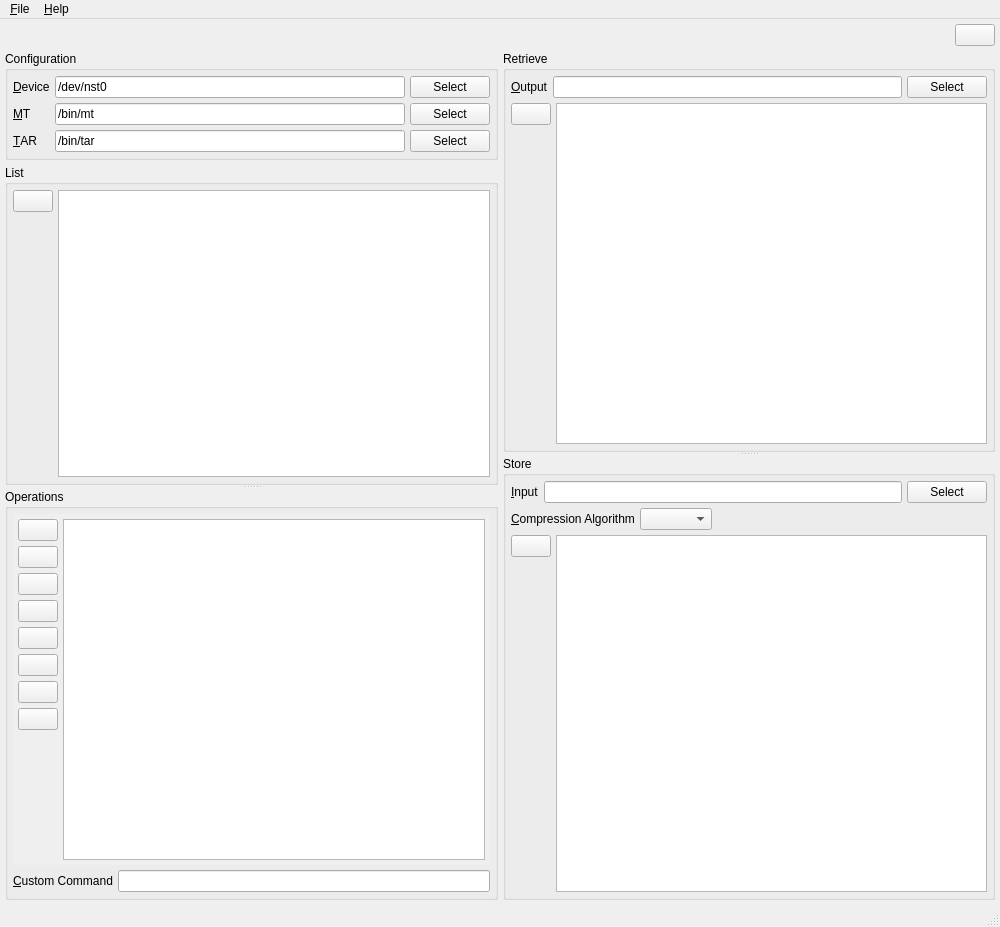
<?xml version="1.0" encoding="UTF-8"?>
<ui version="4.0">
 <class>spinware</class>
 <widget class="QMainWindow" name="spinware">
  <property name="geometry">
   <rect>
    <x>0</x>
    <y>0</y>
    <width>1000</width>
    <height>927</height>
   </rect>
  </property>
  <property name="windowTitle">
   <string>spinware</string>
  </property>
  <widget class="QWidget" name="centralwidget">
   <layout class="QVBoxLayout" name="verticalLayout">
    <property name="spacing">
     <number>5</number>
    </property>
    <property name="margin">
     <number>5</number>
    </property>
    <item>
     <layout class="QHBoxLayout" name="horizontalLayout_4">
      <property name="spacing">
       <number>5</number>
      </property>
      <item>
       <spacer name="horizontalSpacer_2">
        <property name="orientation">
         <enum>Qt::Horizontal</enum>
        </property>
        <property name="sizeHint" stdset="0">
         <size>
          <width>40</width>
          <height>20</height>
         </size>
        </property>
       </spacer>
      </item>
      <item>
       <widget class="QPushButton" name="abort">
        <property name="toolTip">
         <string>Abort Current Task</string>
        </property>
        <property name="icon">
         <iconset resource="../Icons/icons.qrc">
          <normaloff>:/process-stop.png</normaloff>:/process-stop.png</iconset>
        </property>
        <property name="iconSize">
         <size>
          <width>48</width>
          <height>48</height>
         </size>
        </property>
       </widget>
      </item>
     </layout>
    </item>
    <item>
     <layout class="QHBoxLayout" name="horizontalLayout_7">
      <property name="spacing">
       <number>5</number>
      </property>
      <item>
       <widget class="QSplitter" name="splitter">
        <property name="orientation">
         <enum>Qt::Vertical</enum>
        </property>
        <widget class="QWidget" name="layoutWidget">
         <layout class="QVBoxLayout" name="verticalLayout_2">
          <property name="spacing">
           <number>5</number>
          </property>
          <item>
           <widget class="QGroupBox" name="groupBox">
            <property name="title">
             <string>Configuration</string>
            </property>
            <layout class="QGridLayout" name="gridLayout">
             <property name="margin">
              <number>5</number>
             </property>
             <property name="spacing">
              <number>5</number>
             </property>
             <item row="0" column="0">
              <widget class="QLabel" name="label_6">
               <property name="text">
                <string>&amp;Device</string>
               </property>
               <property name="buddy">
                <cstring>device</cstring>
               </property>
              </widget>
             </item>
             <item row="0" column="1">
              <widget class="QLineEdit" name="device">
               <property name="text">
                <string>/dev/nst0</string>
               </property>
              </widget>
             </item>
             <item row="0" column="2">
              <widget class="QPushButton" name="device_select">
               <property name="text">
                <string>Select</string>
               </property>
              </widget>
             </item>
             <item row="1" column="0">
              <widget class="QLabel" name="label">
               <property name="text">
                <string>&amp;MT</string>
               </property>
               <property name="buddy">
                <cstring>mt</cstring>
               </property>
              </widget>
             </item>
             <item row="1" column="1">
              <widget class="QLineEdit" name="mt">
               <property name="text">
                <string>/bin/mt</string>
               </property>
              </widget>
             </item>
             <item row="1" column="2">
              <widget class="QPushButton" name="mt_select">
               <property name="text">
                <string>Select</string>
               </property>
              </widget>
             </item>
             <item row="2" column="0">
              <widget class="QLabel" name="label_2">
               <property name="text">
                <string>&amp;TAR</string>
               </property>
               <property name="buddy">
                <cstring>tar</cstring>
               </property>
              </widget>
             </item>
             <item row="2" column="1">
              <widget class="QLineEdit" name="tar">
               <property name="text">
                <string>/bin/tar</string>
               </property>
              </widget>
             </item>
             <item row="2" column="2">
              <widget class="QPushButton" name="tar_select">
               <property name="text">
                <string>Select</string>
               </property>
              </widget>
             </item>
            </layout>
           </widget>
          </item>
          <item>
           <widget class="QGroupBox" name="groupBox_3">
            <property name="title">
             <string>List</string>
            </property>
            <layout class="QHBoxLayout" name="horizontalLayout_5">
             <property name="spacing">
              <number>5</number>
             </property>
             <property name="margin">
              <number>5</number>
             </property>
             <item>
              <layout class="QVBoxLayout" name="verticalLayout_4">
               <property name="spacing">
                <number>5</number>
               </property>
               <item>
                <widget class="QPushButton" name="list_list">
                 <property name="toolTip">
                  <string>List</string>
                 </property>
                 <property name="icon">
                  <iconset resource="../Icons/icons.qrc">
                   <normaloff>:/view-list-details-symbolic.png</normaloff>:/view-list-details-symbolic.png</iconset>
                 </property>
                 <property name="iconSize">
                  <size>
                   <width>32</width>
                   <height>32</height>
                  </size>
                 </property>
                </widget>
               </item>
               <item>
                <spacer name="verticalSpacer_2">
                 <property name="orientation">
                  <enum>Qt::Vertical</enum>
                 </property>
                 <property name="sizeHint" stdset="0">
                  <size>
                   <width>20</width>
                   <height>40</height>
                  </size>
                 </property>
                </spacer>
               </item>
              </layout>
             </item>
             <item>
              <widget class="QTextBrowser" name="list">
               <property name="font">
                <font>
                 <family>Monospace</family>
                </font>
               </property>
              </widget>
             </item>
            </layout>
           </widget>
          </item>
         </layout>
        </widget>
        <widget class="QGroupBox" name="groupBox_2">
         <property name="title">
          <string>Operations</string>
         </property>
         <layout class="QVBoxLayout" name="verticalLayout_5">
          <property name="spacing">
           <number>5</number>
          </property>
          <property name="margin">
           <number>5</number>
          </property>
          <item>
           <widget class="QScrollArea" name="scrollArea">
            <property name="frameShape">
             <enum>QFrame::NoFrame</enum>
            </property>
            <property name="widgetResizable">
             <bool>true</bool>
            </property>
            <widget class="QWidget" name="scrollAreaWidgetContents">
             <property name="geometry">
              <rect>
               <x>0</x>
               <y>0</y>
               <width>474</width>
               <height>396</height>
              </rect>
             </property>
             <layout class="QVBoxLayout" name="verticalLayout_7">
              <property name="spacing">
               <number>5</number>
              </property>
              <property name="margin">
               <number>5</number>
              </property>
              <item>
               <layout class="QHBoxLayout" name="horizontalLayout_2">
                <property name="spacing">
                 <number>5</number>
                </property>
                <item>
                 <layout class="QVBoxLayout" name="verticalLayout_3">
                  <property name="spacing">
                   <number>5</number>
                  </property>
                  <item>
                   <widget class="QPushButton" name="backward">
                    <property name="toolTip">
                     <string>Backward</string>
                    </property>
                    <property name="icon">
                     <iconset resource="../Icons/icons.qrc">
                      <normaloff>:/go-previous.png</normaloff>:/go-previous.png</iconset>
                    </property>
                    <property name="iconSize">
                     <size>
                      <width>32</width>
                      <height>32</height>
                     </size>
                    </property>
                   </widget>
                  </item>
                  <item>
                   <widget class="QPushButton" name="eject">
                    <property name="toolTip">
                     <string>Eject</string>
                    </property>
                    <property name="icon">
                     <iconset resource="../Icons/icons.qrc">
                      <normaloff>:/media-eject.png</normaloff>:/media-eject.png</iconset>
                    </property>
                    <property name="iconSize">
                     <size>
                      <width>32</width>
                      <height>32</height>
                     </size>
                    </property>
                   </widget>
                  </item>
                  <item>
                   <widget class="QPushButton" name="end">
                    <property name="toolTip">
                     <string>End</string>
                    </property>
                    <property name="icon">
                     <iconset resource="../Icons/icons.qrc">
                      <normaloff>:/go-last.png</normaloff>:/go-last.png</iconset>
                    </property>
                    <property name="iconSize">
                     <size>
                      <width>32</width>
                      <height>32</height>
                     </size>
                    </property>
                   </widget>
                  </item>
                  <item>
                   <widget class="QPushButton" name="erase">
                    <property name="toolTip">
                     <string>Erase!</string>
                    </property>
                    <property name="icon">
                     <iconset resource="../Icons/icons.qrc">
                      <normaloff>:/list-remove.png</normaloff>:/list-remove.png</iconset>
                    </property>
                    <property name="iconSize">
                     <size>
                      <width>32</width>
                      <height>32</height>
                     </size>
                    </property>
                   </widget>
                  </item>
                  <item>
                   <widget class="QPushButton" name="forward">
                    <property name="toolTip">
                     <string>Forward</string>
                    </property>
                    <property name="icon">
                     <iconset resource="../Icons/icons.qrc">
                      <normaloff>:/go-next.png</normaloff>:/go-next.png</iconset>
                    </property>
                    <property name="iconSize">
                     <size>
                      <width>32</width>
                      <height>32</height>
                     </size>
                    </property>
                   </widget>
                  </item>
                  <item>
                   <widget class="QPushButton" name="load">
                    <property name="toolTip">
                     <string>Load</string>
                    </property>
                    <property name="icon">
                     <iconset resource="../Icons/icons.qrc">
                      <normaloff>:/document-open.png</normaloff>:/document-open.png</iconset>
                    </property>
                    <property name="iconSize">
                     <size>
                      <width>32</width>
                      <height>32</height>
                     </size>
                    </property>
                   </widget>
                  </item>
                  <item>
                   <widget class="QPushButton" name="rewind">
                    <property name="toolTip">
                     <string>Rewind</string>
                    </property>
                    <property name="icon">
                     <iconset resource="../Icons/icons.qrc">
                      <normaloff>:/go-first.png</normaloff>:/go-first.png</iconset>
                    </property>
                    <property name="iconSize">
                     <size>
                      <width>32</width>
                      <height>32</height>
                     </size>
                    </property>
                   </widget>
                  </item>
                  <item>
                   <widget class="QPushButton" name="status">
                    <property name="toolTip">
                     <string>Status</string>
                    </property>
                    <property name="icon">
                     <iconset resource="../Icons/icons.qrc">
                      <normaloff>:/info.png</normaloff>:/info.png</iconset>
                    </property>
                    <property name="iconSize">
                     <size>
                      <width>32</width>
                      <height>32</height>
                     </size>
                    </property>
                   </widget>
                  </item>
                  <item>
                   <spacer name="verticalSpacer">
                    <property name="orientation">
                     <enum>Qt::Vertical</enum>
                    </property>
                    <property name="sizeHint" stdset="0">
                     <size>
                      <width>20</width>
                      <height>40</height>
                     </size>
                    </property>
                   </spacer>
                  </item>
                 </layout>
                </item>
                <item>
                 <widget class="QTextBrowser" name="operation">
                  <property name="font">
                   <font>
                    <family>Monospace</family>
                   </font>
                  </property>
                 </widget>
                </item>
               </layout>
              </item>
             </layout>
            </widget>
           </widget>
          </item>
          <item>
           <layout class="QHBoxLayout" name="horizontalLayout_3">
            <property name="spacing">
             <number>5</number>
            </property>
            <item>
             <widget class="QLabel" name="label_3">
              <property name="text">
               <string>&amp;Custom Command</string>
              </property>
              <property name="buddy">
               <cstring>operations_custom_command</cstring>
              </property>
             </widget>
            </item>
            <item>
             <widget class="QLineEdit" name="operations_custom_command">
              <property name="toolTip">
               <string>Please press the Enter key to execute.</string>
              </property>
             </widget>
            </item>
           </layout>
          </item>
         </layout>
        </widget>
       </widget>
      </item>
      <item>
       <widget class="QSplitter" name="splitter_2">
        <property name="orientation">
         <enum>Qt::Vertical</enum>
        </property>
        <widget class="QGroupBox" name="groupBox_4">
         <property name="title">
          <string>Retrieve</string>
         </property>
         <layout class="QVBoxLayout" name="verticalLayout_6">
          <property name="spacing">
           <number>5</number>
          </property>
          <property name="margin">
           <number>5</number>
          </property>
          <item>
           <layout class="QHBoxLayout" name="horizontalLayout_15">
            <property name="spacing">
             <number>5</number>
            </property>
            <item>
             <widget class="QLabel" name="label_7">
              <property name="text">
               <string>&amp;Output</string>
              </property>
              <property name="buddy">
               <cstring>output</cstring>
              </property>
             </widget>
            </item>
            <item>
             <widget class="QLineEdit" name="output"/>
            </item>
            <item>
             <widget class="QPushButton" name="output_select">
              <property name="text">
               <string>Select</string>
              </property>
             </widget>
            </item>
           </layout>
          </item>
          <item>
           <layout class="QHBoxLayout" name="horizontalLayout_16">
            <property name="spacing">
             <number>5</number>
            </property>
            <item>
             <layout class="QVBoxLayout" name="verticalLayout_11">
              <property name="spacing">
               <number>5</number>
              </property>
              <item>
               <widget class="QPushButton" name="read">
                <property name="toolTip">
                 <string>Read</string>
                </property>
                <property name="icon">
                 <iconset resource="../Icons/icons.qrc">
                  <normaloff>:/document-open.png</normaloff>:/document-open.png</iconset>
                </property>
                <property name="iconSize">
                 <size>
                  <width>32</width>
                  <height>32</height>
                 </size>
                </property>
               </widget>
              </item>
              <item>
               <spacer name="verticalSpacer_5">
                <property name="orientation">
                 <enum>Qt::Vertical</enum>
                </property>
                <property name="sizeHint" stdset="0">
                 <size>
                  <width>20</width>
                  <height>40</height>
                 </size>
                </property>
               </spacer>
              </item>
             </layout>
            </item>
            <item>
             <widget class="QTextBrowser" name="retrieve">
              <property name="font">
               <font>
                <family>Monospace</family>
               </font>
              </property>
             </widget>
            </item>
           </layout>
          </item>
         </layout>
        </widget>
        <widget class="QGroupBox" name="groupBox_7">
         <property name="title">
          <string>Store</string>
         </property>
         <layout class="QVBoxLayout" name="verticalLayout_10">
          <property name="spacing">
           <number>5</number>
          </property>
          <property name="margin">
           <number>5</number>
          </property>
          <item>
           <layout class="QHBoxLayout" name="horizontalLayout_13">
            <property name="spacing">
             <number>5</number>
            </property>
            <item>
             <widget class="QLabel" name="label_5">
              <property name="text">
               <string>&amp;Input</string>
              </property>
              <property name="buddy">
               <cstring>input</cstring>
              </property>
             </widget>
            </item>
            <item>
             <widget class="QLineEdit" name="input"/>
            </item>
            <item>
             <widget class="QPushButton" name="input_select">
              <property name="text">
               <string>Select</string>
              </property>
             </widget>
            </item>
           </layout>
          </item>
          <item>
           <layout class="QHBoxLayout" name="horizontalLayout">
            <property name="spacing">
             <number>5</number>
            </property>
            <item>
             <widget class="QLabel" name="label_4">
              <property name="text">
               <string>&amp;Compression Algorithm</string>
              </property>
              <property name="buddy">
               <cstring>compression_algorithms</cstring>
              </property>
             </widget>
            </item>
            <item>
             <widget class="QComboBox" name="compression_algorithms">
              <property name="sizeAdjustPolicy">
               <enum>QComboBox::AdjustToContents</enum>
              </property>
             </widget>
            </item>
            <item>
             <spacer name="horizontalSpacer_3">
              <property name="orientation">
               <enum>Qt::Horizontal</enum>
              </property>
              <property name="sizeHint" stdset="0">
               <size>
                <width>40</width>
                <height>20</height>
               </size>
              </property>
             </spacer>
            </item>
           </layout>
          </item>
          <item>
           <layout class="QHBoxLayout" name="horizontalLayout_14">
            <property name="spacing">
             <number>5</number>
            </property>
            <item>
             <layout class="QVBoxLayout" name="verticalLayout_9">
              <property name="spacing">
               <number>5</number>
              </property>
              <item>
               <widget class="QPushButton" name="write">
                <property name="toolTip">
                 <string>Write</string>
                </property>
                <property name="icon">
                 <iconset resource="../Icons/icons.qrc">
                  <normaloff>:/media-record.png</normaloff>:/media-record.png</iconset>
                </property>
                <property name="iconSize">
                 <size>
                  <width>32</width>
                  <height>32</height>
                 </size>
                </property>
               </widget>
              </item>
              <item>
               <spacer name="verticalSpacer_4">
                <property name="orientation">
                 <enum>Qt::Vertical</enum>
                </property>
                <property name="sizeHint" stdset="0">
                 <size>
                  <width>20</width>
                  <height>40</height>
                 </size>
                </property>
               </spacer>
              </item>
             </layout>
            </item>
            <item>
             <widget class="QTextBrowser" name="store">
              <property name="font">
               <font>
                <family>Monospace</family>
               </font>
              </property>
             </widget>
            </item>
           </layout>
          </item>
         </layout>
        </widget>
       </widget>
      </item>
     </layout>
    </item>
   </layout>
  </widget>
  <widget class="QMenuBar" name="menubar">
   <property name="geometry">
    <rect>
     <x>0</x>
     <y>0</y>
     <width>1000</width>
     <height>27</height>
    </rect>
   </property>
   <widget class="QMenu" name="menu_File">
    <property name="title">
     <string>&amp;File</string>
    </property>
    <addaction name="action_Quit"/>
   </widget>
   <widget class="QMenu" name="menu_Help">
    <property name="title">
     <string>&amp;Help</string>
    </property>
    <addaction name="action_About"/>
   </widget>
   <addaction name="menu_File"/>
   <addaction name="menu_Help"/>
  </widget>
  <widget class="QStatusBar" name="statusbar"/>
  <action name="action_Quit">
   <property name="text">
    <string>&amp;Quit</string>
   </property>
   <property name="shortcut">
    <string>Ctrl+Q</string>
   </property>
  </action>
  <action name="action_About">
   <property name="text">
    <string>&amp;About</string>
   </property>
  </action>
 </widget>
 <tabstops>
  <tabstop>abort</tabstop>
  <tabstop>device</tabstop>
  <tabstop>device_select</tabstop>
  <tabstop>mt</tabstop>
  <tabstop>mt_select</tabstop>
  <tabstop>tar</tabstop>
  <tabstop>tar_select</tabstop>
  <tabstop>list_list</tabstop>
  <tabstop>list</tabstop>
  <tabstop>scrollArea</tabstop>
  <tabstop>backward</tabstop>
  <tabstop>eject</tabstop>
  <tabstop>end</tabstop>
  <tabstop>erase</tabstop>
  <tabstop>forward</tabstop>
  <tabstop>load</tabstop>
  <tabstop>rewind</tabstop>
  <tabstop>status</tabstop>
  <tabstop>operation</tabstop>
  <tabstop>operations_custom_command</tabstop>
  <tabstop>output</tabstop>
  <tabstop>output_select</tabstop>
  <tabstop>read</tabstop>
  <tabstop>retrieve</tabstop>
  <tabstop>input</tabstop>
  <tabstop>input_select</tabstop>
  <tabstop>compression_algorithms</tabstop>
  <tabstop>write</tabstop>
  <tabstop>store</tabstop>
 </tabstops>
 <resources>
  <include location="../Icons/icons.qrc"/>
 </resources>
 <connections/>
</ui>
